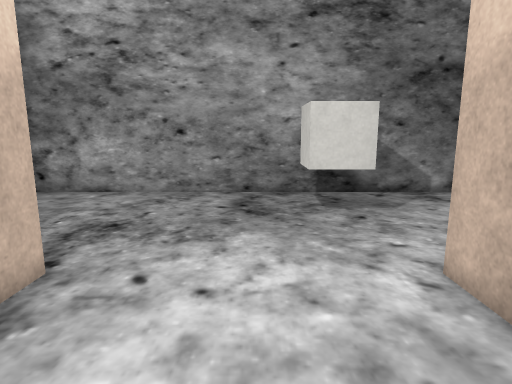
[1] (above)

13 first-person views from a walk through a scene from a Unity 3-D project. The camera is 1.3 m above the floor, tilts 10° down and sees 75° across. The floor is counted in squares, 0.5 m on a side. Each view is taken from the middle of a square. On the plan, view 1 faces up. The plan holds only what a view shows up to about 20 squares ahead; the rest is blank. The place goes on beyond the plan. Some surface patterns are stand-ins.

[2]
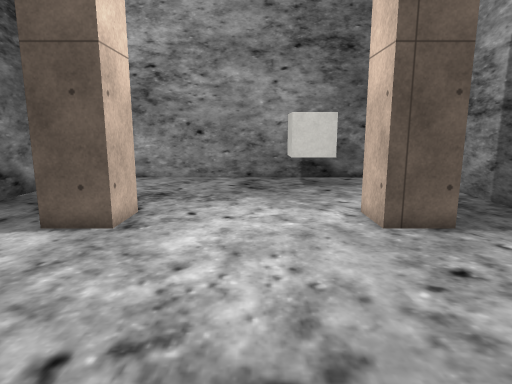

[3]
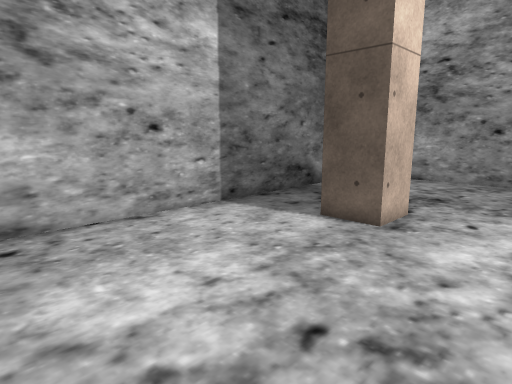

[4]
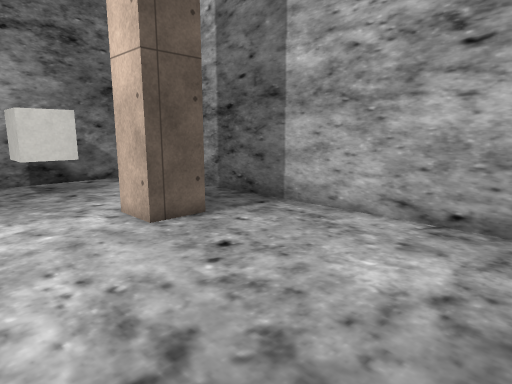

[5]
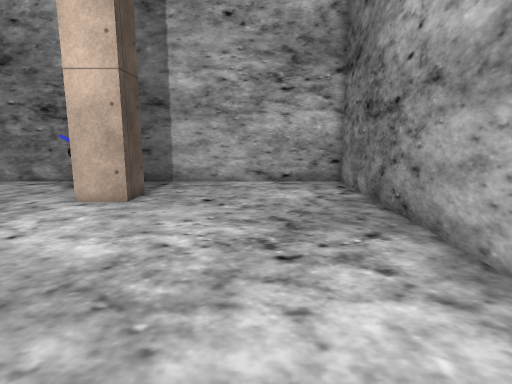

[6]
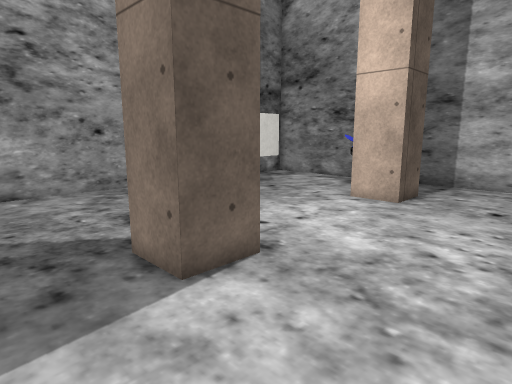

[7]
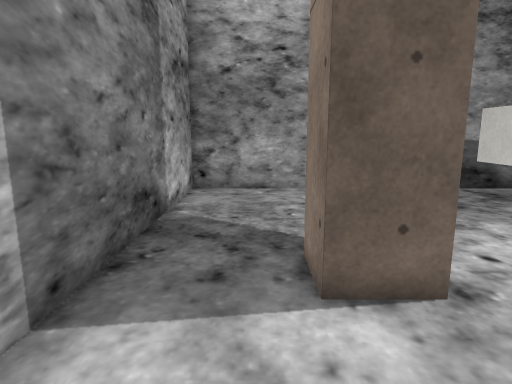

[8]
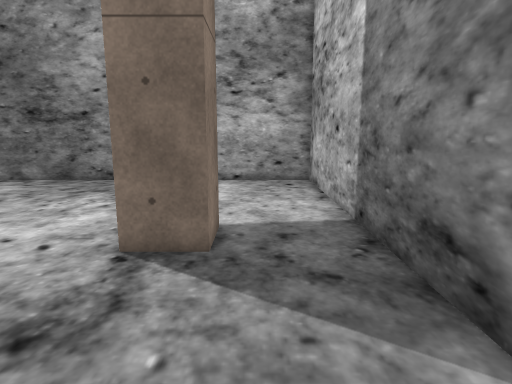

[9]
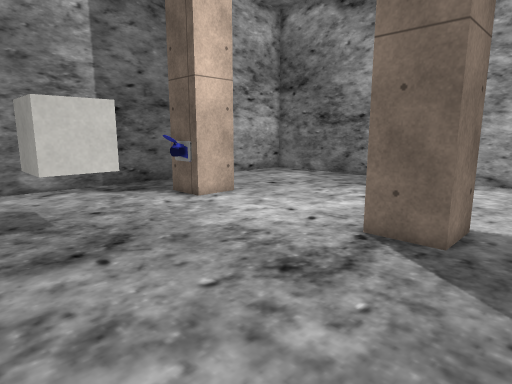

[10]
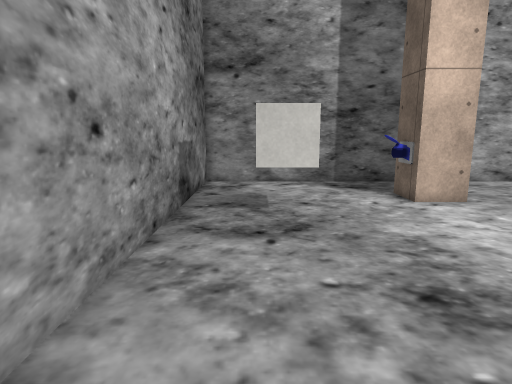

[11]
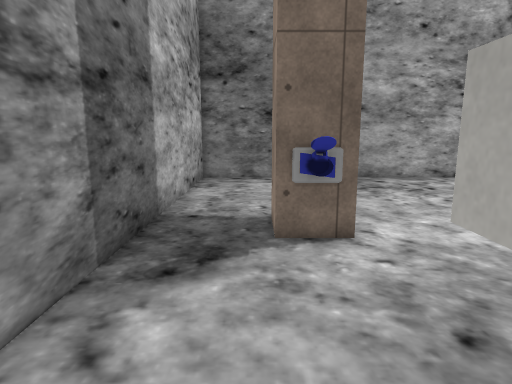

[12]
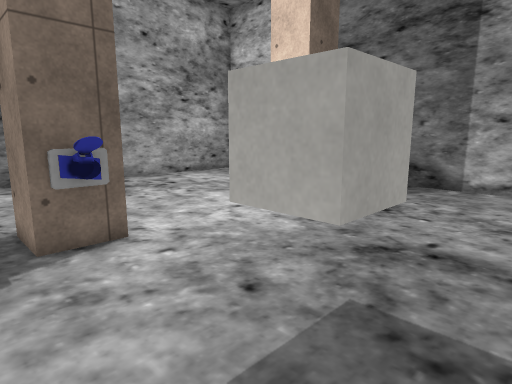

[13]
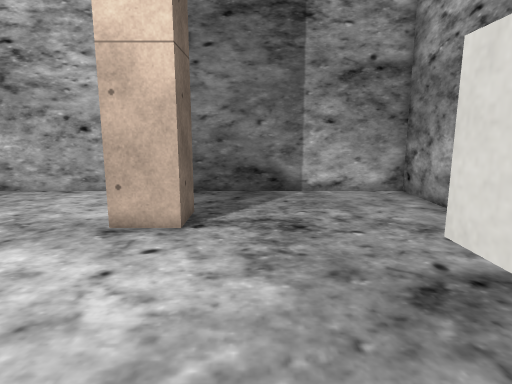

### Floor plan
Points are (right, up) in squares from view 1. A wall is a line through its corners. A room is listed if a view was taken in it or the views show most of it. See-through windows are left out.
Room 1 (views 1, 2, 3, 4, 5, 6, 7, 8, 9, 10, 11, 12, 13)
walls: (-4, 3.9) (-6, 3.9) (-6, 5.9) (-4, 5.9) (-4, 3.9); (3.5, 3.9) (3.5, 5.9) (5.5, 5.9) (5.5, 3.9) (3.5, 3.9); (-10, -5.7) (9.1, -5.7) (9.1, 14.7) (-10, 14.7) (-10, -5.7)
objects: other object (2, 10) to (4, 12); other object (4, 6) to (5, 7)

Where each view was taken, in squares from view 1:
view 1: 0 up, 0 right, facing up
view 2: 5 down, 0 right, facing up
view 3: 5 down, 0 right, facing up-left
view 4: 5 down, 1 left, facing up-right
view 5: 1 down, 9 left, facing right
view 6: 1 down, 9 left, facing up-right
view 7: 1 down, 7 left, facing up
view 8: 13 up, 7 left, facing down
view 9: 14 up, 8 left, facing down-right
view 10: 12 up, 9 left, facing right
view 11: 14 up, 6 right, facing down
view 12: 14 up, 7 right, facing down-left
view 13: 8 up, 5 right, facing left
